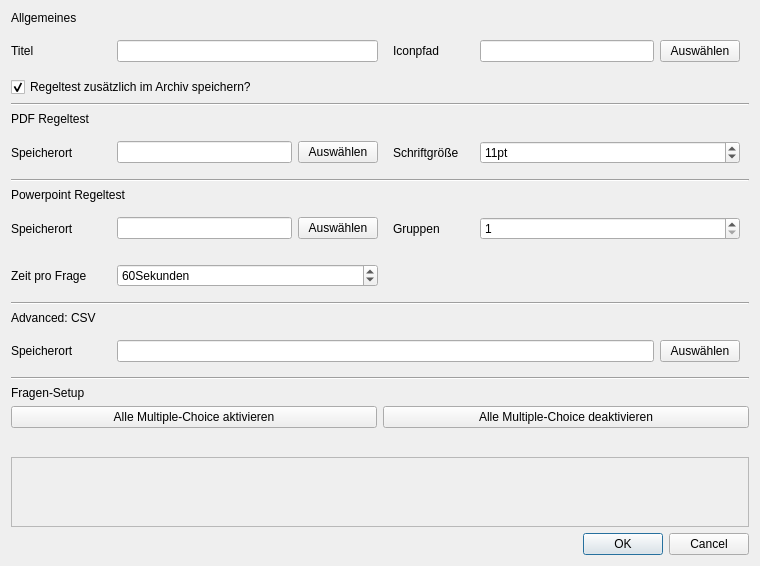
<?xml version="1.0" encoding="UTF-8"?>
<ui version="4.0">
 <class>RegeltestSave</class>
 <widget class="QDialog" name="RegeltestSave">
  <property name="geometry">
   <rect>
    <x>0</x>
    <y>0</y>
    <width>760</width>
       <height>566</height>
   </rect>
  </property>
  <property name="focusPolicy">
   <enum>Qt::NoFocus</enum>
  </property>
  <property name="windowTitle">
   <string>Save Regeltest</string>
  </property>
  <layout class="QGridLayout" name="gridLayout">
      <item row="1" column="5">
          <widget class="QWidget" name="widget" native="true">
              <layout class="QHBoxLayout" name="horizontalLayout">
      <item>
          <widget class="QLineEdit" name="icon_path_edit"/>
      </item>
                  <item>
                      <widget class="QPushButton" name="icon_edit_button">
                          <property name="text">
                              <string>Auswählen</string>
                          </property>
                      </widget>
                  </item>
              </layout>
          </widget>
      </item>
      <item row="22" column="0">
          <spacer name="verticalSpacer">
              <property name="orientation">
                  <enum>Qt::Vertical</enum>
              </property>
              <property name="sizeHint" stdset="0">
                  <size>
                      <width>20</width>
                      <height>40</height>
                  </size>
              </property>
          </spacer>
      </item>
      <item row="11" column="2">
          <widget class="QWidget" name="widget_6" native="true">
              <layout class="QHBoxLayout" name="horizontalLayout_8">
                  <item>
                      <widget class="QLineEdit" name="ppt_edit"/>
                  </item>
                  <item>
                      <widget class="QPushButton" name="ppt_edit_button">
                          <property name="text">
                              <string>Auswählen</string>
                          </property>
                      </widget>
                  </item>
              </layout>
          </widget>
      </item>
      <item row="15" column="2" colspan="4">
          <widget class="QWidget" name="widget_4" native="true">
              <layout class="QHBoxLayout" name="horizontalLayout_5">
                  <item>
                      <widget class="QLineEdit" name="csv_edit"/>
                  </item>
                  <item>
                      <widget class="QPushButton" name="csv_edit_button">
                          <property name="text">
                              <string>Auswählen</string>
                          </property>
                      </widget>
                  </item>
     </layout>
    </widget>
   </item>
      <item row="21" column="0" colspan="6">
          <layout class="QHBoxLayout" name="horizontalLayout_4">
              <item>
                  <widget class="QPushButton" name="activate_mc_button">
                      <property name="text">
                          <string>Alle Multiple-Choice aktivieren</string>
                      </property>
                  </widget>
              </item>
              <item>
                  <widget class="QPushButton" name="deactivate_mc_button">
                      <property name="text">
                          <string>Alle Multiple-Choice deaktivieren</string>
                      </property>
                  </widget>
              </item>
          </layout>
      </item>
      <item row="6" column="3">
          <widget class="QLabel" name="label_4">
              <property name="text">
                  <string>Schriftgröße</string>
              </property>
          </widget>
      </item>
      <item row="1" column="3">
          <widget class="QLabel" name="label_2">
              <property name="text">
                  <string>Iconpfad</string>
              </property>
          </widget>
      </item>
      <item row="14" column="0">
          <widget class="QLabel" name="label_10">
              <property name="text">
                  <string>Advanced: CSV</string>
              </property>
          </widget>
      </item>
      <item row="13" column="0" colspan="6">
          <widget class="Line" name="line">
              <property name="orientation">
                  <enum>Qt::Horizontal</enum>
              </property>
          </widget>
      </item>
      <item row="6" column="0">
          <widget class="QLabel" name="label_3">
              <property name="text">
                  <string>Speicherort</string>
              </property>
          </widget>
      </item>
      <item row="1" column="2">
          <widget class="QWidget" name="widget_3" native="true">
              <property name="focusPolicy">
                  <enum>Qt::StrongFocus</enum>
              </property>
              <layout class="QHBoxLayout" name="horizontalLayout_3">
                  <item>
                      <widget class="QLineEdit" name="title_edit"/>
                  </item>
              </layout>
          </widget>
      </item>
      <item row="0" column="0" colspan="3">
          <widget class="QLabel" name="label_7">
              <property name="text">
                  <string>Allgemeines</string>
              </property>
          </widget>
      </item>
      <item row="17" column="0">
          <widget class="QLabel" name="label_13">
              <property name="text">
                  <string>Fragen-Setup</string>
              </property>
          </widget>
      </item>
      <item row="12" column="2">
          <widget class="QWidget" name="widget_8" native="true">
              <layout class="QHBoxLayout" name="horizontalLayout_10">
                  <item>
                      <widget class="QSpinBox" name="spinBox_ppt_time">
                          <property name="suffix">
                              <string>Sekunden</string>
                          </property>
                          <property name="minimum">
                              <number>1</number>
                          </property>
                          <property name="maximum">
                              <number>280</number>
                          </property>
                          <property name="value">
                              <number>60</number>
                          </property>
                      </widget>
                  </item>
              </layout>
          </widget>
      </item>
      <item row="1" column="0">
          <widget class="QLabel" name="label">
              <property name="text">
                  <string>Titel</string>
              </property>
          </widget>
      </item>
      <item row="11" column="3">
          <widget class="QLabel" name="label_11">
              <property name="text">
                  <string>Gruppen</string>
              </property>
          </widget>
      </item>
      <item row="8" column="0" colspan="6">
          <widget class="Line" name="line_2">
              <property name="orientation">
                  <enum>Qt::Horizontal</enum>
              </property>
          </widget>
      </item>
      <item row="23" column="0" colspan="6">
          <widget class="QScrollArea" name="scrollArea">
              <property name="widgetResizable">
                  <bool>true</bool>
              </property>
              <widget class="QWidget" name="question_scrollable">
                  <property name="geometry">
                      <rect>
                          <x>0</x>
                          <y>0</y>
                          <width>740</width>
                          <height>69</height>
                      </rect>
                  </property>
              </widget>
          </widget>
      </item>
      <item row="6" column="2">
          <widget class="QWidget" name="widget_2" native="true">
              <layout class="QHBoxLayout" name="horizontalLayout_2">
                  <item>
                      <widget class="QLineEdit" name="pdf_edit"/>
                  </item>
                  <item>
                      <widget class="QPushButton" name="pdf_edit_button">
                          <property name="text">
                              <string>Auswählen</string>
                          </property>
                      </widget>
                  </item>
              </layout>
          </widget>
      </item>
      <item row="6" column="5">
          <widget class="QWidget" name="widget_5" native="true">
              <layout class="QHBoxLayout" name="horizontalLayout_6">
                  <item>
                      <widget class="QSpinBox" name="fontsize_spinBox">
                          <property name="suffix">
                              <string>pt</string>
                          </property>
                          <property name="minimum">
                              <number>9</number>
                          </property>
                          <property name="maximum">
                              <number>15</number>
                          </property>
                          <property name="value">
                              <number>11</number>
                          </property>
                      </widget>
                  </item>
              </layout>
          </widget>
      </item>
      <item row="3" column="0" colspan="6">
          <widget class="Line" name="line_3">
              <property name="orientation">
                  <enum>Qt::Horizontal</enum>
              </property>
          </widget>
      </item>
      <item row="24" column="0" colspan="6">
          <widget class="QDialogButtonBox" name="buttonBox">
              <property name="orientation">
                  <enum>Qt::Horizontal</enum>
              </property>
              <property name="standardButtons">
                  <set>QDialogButtonBox::Cancel|QDialogButtonBox::Ok</set>
              </property>
          </widget>
      </item>
      <item row="12" column="0">
          <widget class="QLabel" name="label_12">
              <property name="text">
                  <string>Zeit pro Frage</string>
              </property>
          </widget>
      </item>
      <item row="11" column="0">
          <widget class="QLabel" name="label_6">
              <property name="text">
                  <string>Speicherort</string>
              </property>
          </widget>
      </item>
      <item row="15" column="0">
          <widget class="QLabel" name="label_5">
              <property name="text">
                  <string>Speicherort</string>
              </property>
          </widget>
      </item>
      <item row="10" column="0" colspan="6">
          <widget class="QLabel" name="label_9">
              <property name="text">
                  <string>Powerpoint Regeltest</string>
              </property>
          </widget>
      </item>
      <item row="16" column="0" colspan="6">
          <widget class="Line" name="line_4">
              <property name="orientation">
                  <enum>Qt::Horizontal</enum>
              </property>
          </widget>
      </item>
      <item row="11" column="5">
          <widget class="QWidget" name="widget_7" native="true">
              <layout class="QHBoxLayout" name="horizontalLayout_9">
                  <item>
                      <widget class="QSpinBox" name="spinBox_ppt_groups">
                          <property name="minimum">
                              <number>1</number>
                          </property>
                          <property name="maximum">
                              <number>2</number>
                          </property>
                          <property name="value">
                              <number>1</number>
                          </property>
                      </widget>
                  </item>
              </layout>
          </widget>
      </item>
      <item row="4" column="0" colspan="6">
          <widget class="QLabel" name="label_8">
              <property name="text">
                  <string>PDF Regeltest</string>
              </property>
          </widget>
      </item>
      <item row="2" column="0" colspan="6">
          <widget class="QCheckBox" name="regeltest_archive_checkBox">
              <property name="text">
                  <string>Regeltest zusätzlich im Archiv speichern?</string>
              </property>
              <property name="checked">
                  <bool>true</bool>
              </property>
          </widget>
      </item>
  </layout>
 </widget>
    <tabstops>
        <tabstop>title_edit</tabstop>
        <tabstop>icon_path_edit</tabstop>
        <tabstop>icon_edit_button</tabstop>
        <tabstop>pdf_edit</tabstop>
        <tabstop>pdf_edit_button</tabstop>
        <tabstop>widget_3</tabstop>
    </tabstops>
    <resources/>
    <connections>
        <connection>
            <sender>buttonBox</sender>
            <signal>accepted()</signal>
            <receiver>RegeltestSave</receiver>
            <slot>accept()</slot>
            <hints>
                <hint type="sourcelabel">
                    <x>248</x>
     <y>254</y>
    </hint>
    <hint type="destinationlabel">
     <x>157</x>
     <y>274</y>
    </hint>
   </hints>
  </connection>
  <connection>
   <sender>buttonBox</sender>
   <signal>rejected()</signal>
   <receiver>RegeltestSave</receiver>
   <slot>reject()</slot>
   <hints>
    <hint type="sourcelabel">
     <x>316</x>
     <y>260</y>
    </hint>
    <hint type="destinationlabel">
     <x>286</x>
     <y>274</y>
    </hint>
   </hints>
  </connection>
  <connection>
   <sender>RegeltestSave</sender>
   <signal>windowTitleChanged(QString)</signal>
   <receiver>title_edit</receiver>
   <slot>setFocus()</slot>
   <hints>
    <hint type="sourcelabel">
     <x>234</x>
     <y>85</y>
    </hint>
    <hint type="destinationlabel">
     <x>265</x>
     <y>26</y>
    </hint>
   </hints>
  </connection>
 </connections>
</ui>
